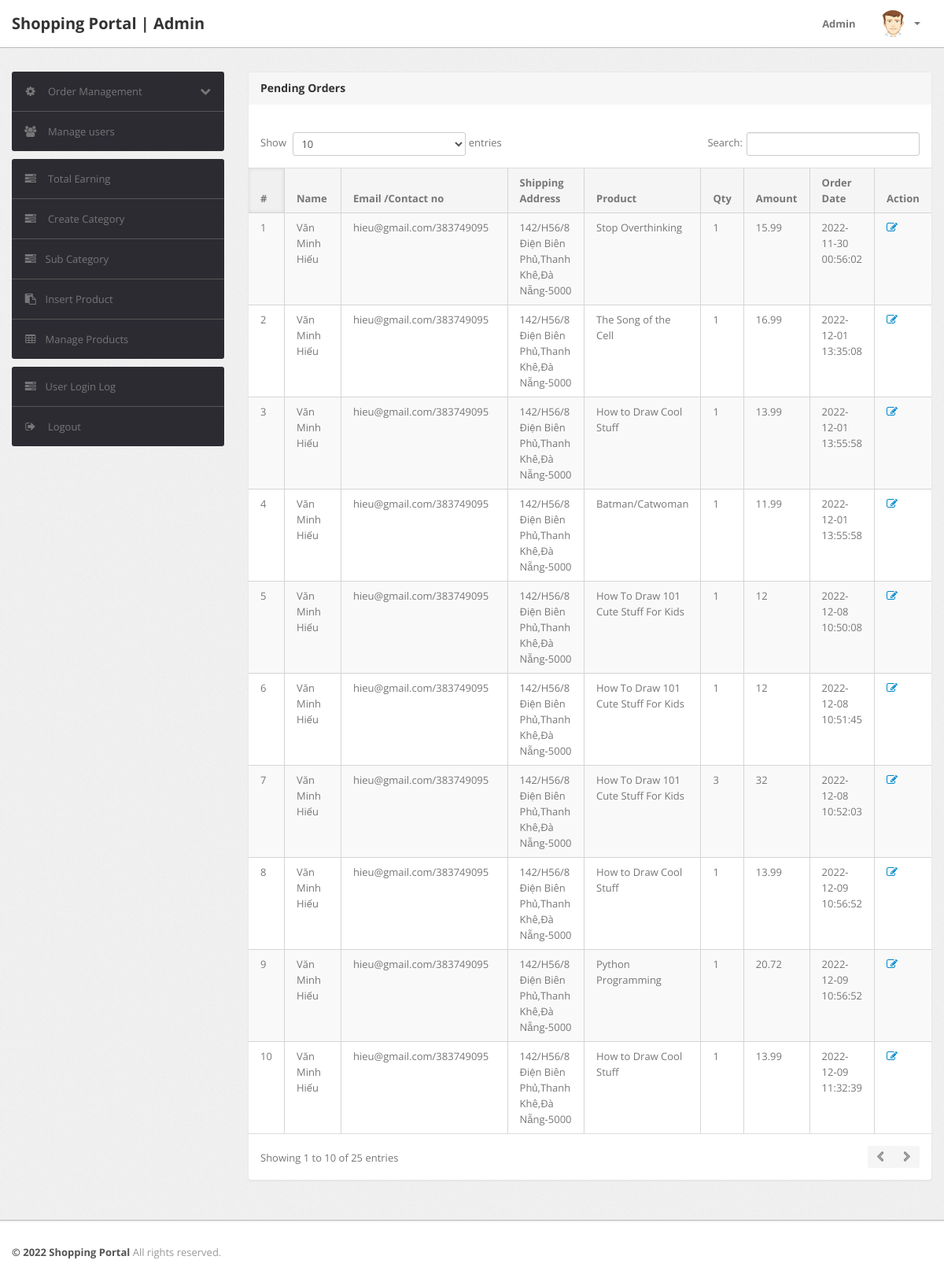
/admin/pending-orders.php (signed in), run on the app's committed database.
### tables this page shows
CREATE TABLE `orders` (
  `id` int(11) NOT NULL,
  `userId` int(11) DEFAULT NULL,
  `productId` varchar(255) DEFAULT NULL,
  `quantity` int(11) DEFAULT NULL,
  `orderDate` timestamp NOT NULL DEFAULT current_timestamp(),
  `paymentMethod` varchar(50) DEFAULT NULL,
  `orderStatus` varchar(55) DEFAULT NULL
);

CREATE TABLE `users` (
  `id` int(11) NOT NULL,
  `name` varchar(255) DEFAULT NULL,
  `email` varchar(255) DEFAULT NULL,
  `contactno` bigint(11) DEFAULT NULL,
  `password` varchar(255) DEFAULT NULL,
  `shippingAddress` longtext DEFAULT NULL,
  `shippingState` varchar(255) DEFAULT NULL,
  `shippingCity` varchar(255) DEFAULT NULL,
  `shippingPincode` int(11) DEFAULT NULL,
  `billingAddress` longtext DEFAULT NULL,
  `billingState` varchar(255) DEFAULT NULL,
  `billingCity` varchar(255) DEFAULT NULL,
  `billingPincode` int(11) DEFAULT NULL,
  `regDate` timestamp NOT NULL DEFAULT current_timestamp(),
  `updationDate` varchar(255) DEFAULT NULL
);

CREATE TABLE `products` (
  `id` int(11) NOT NULL,
  `category` int(11) NOT NULL,
  `subCategory` int(11) DEFAULT NULL,
  `productName` varchar(255) DEFAULT NULL,
  `productCompany` varchar(255) DEFAULT NULL,
  `productPrice` double(8,2) DEFAULT NULL,
  `productPriceBeforeDiscount` double(8,2) DEFAULT NULL,
  `productDescription` longtext DEFAULT NULL,
  `productImage1` varchar(255) DEFAULT NULL,
  `productImage2` varchar(255) DEFAULT NULL,
  `productImage3` varchar(255) DEFAULT NULL,
  `shippingCharge` int(11) DEFAULT NULL,
  `productAvailability` varchar(255) DEFAULT NULL,
  `postingDate` timestamp NULL DEFAULT current_timestamp(),
  `updationDate` varchar(255) DEFAULT NULL
);

### admin/pending-orders.php (the view, shortened to what this page needs)
<?php
include('include/config.php');
if(strlen($_SESSION['alogin'])==0)
	{
header('location:index.php');
}
else{
?>
<!DOCTYPE html>
<html lang="en">
<head>
	<link type="text/css" href="bootstrap/css/bootstrap.min.css" rel="stylesheet">
	<link type="text/css" href="bootstrap/css/bootstrap-responsive.min.css" rel="stylesheet">
	<link type="text/css" href="css/theme.css" rel="stylesheet">
	<link type="text/css" href="images/icons/css/font-awesome.css" rel="stylesheet">
</head>
<body>
<?php include('include/header.php');?>
	<div class="wrapper">
		<div class="container">
			<div class="row">
<?php include('include/sidebar.php');?>
			<div class="span9">
					<div class="content">
	<div class="module">
							<div class="module-head">
								<h3>Pending Orders</h3>
							</div>
							<div class="module-body table">
									<br />
								<table cellpadding="0" cellspacing="0" border="0" class="datatable-1 table table-bordered table-striped	 display table-responsive" >
									<thead>
										<tr>
											<th>#</th>
											<th> Name</th>
											<th width="50">Email /Contact no</th>
											<th>Shipping Address</th>
											<th>Product </th>
											<th>Qty </th>
											<th>Amount </th>
											<th>Order Date</th>
											<th>Action</th>
										</tr>
									</thead>
<tbody>
<?php
$status='Delivered';
$query=mysqli_query($con,"select users.name as username,users.email as useremail,users.contactno as usercontact,users.shippingAddress as shippingaddress,users.shippingCity as shippingcity,users.shippingState as shippingstate,users.shippingPincode as shippingpincode,products.productName as productname,products.shippingCharge as shippingcharge,orders.quantity as quantity,orders.orderDate as orderdate,products.productPrice as productprice,orders.id as id  from orders join users on  orders.userId=users.id join products on products.id=orders.productId where orders.	orderStatus!='$status' or orders.orderStatus is null");
$cnt=1;
while($row=mysqli_fetch_array($query))
{
?>
										<tr>
											<td><?php echo htmlentities($cnt);?></td>
											<td><?php echo htmlentities($row['username']);?></td>
<td><?php echo htmlentities($row['useremail']);?>/<?php echo htmlentities($row['usercontact']);?></td>
<td><?php echo htmlentities($row['shippingaddress'].",".$row['shippingcity'].",".$row['shippingstate']."-".$row['shippingpincode']);?></td>
											<td><?php echo htmlentities($row['productname']);?></td>
											<td><?php echo htmlentities($row['quantity']);?></td>
											<td><?php echo htmlentities($row['quantity']*$row['productprice']+$row['shippingcharge']);?></td>
											<td><?php echo htmlentities($row['orderdate']);?></td>
											<td>   <a href="updateorder.php?oid=<?php echo htmlentities($row['id']);?>" title="Update order" target="_blank"><i class="icon-edit"></i></a>
											</td>
											</tr>
										<?php $cnt=$cnt+1; } ?>
										</tbody>
								</table>
							</div>
						</div>
					</div>
				</div>
			</div>
		</div>
	</div>
<?php include('include/footer.php');?>
</body>
<?php } ?>

### data on the page
orders: userId.name "Văn Minh Hiếu", userId.email "hieu@gmail.com", userId.contactno "383749095", userId.shippingPincode "142/H56/8 Điện Biên Phủ,Thanh Khê,Đà Nẵng-5000", productId.productName "Stop Overthinking", quantity "1", $row['quantity']*$row['productprice']+$row['shippingcharge'] "15.99", orderDate "2022-11-30 00:56:02"
orders: userId.name "Văn Minh Hiếu", userId.email "hieu@gmail.com", userId.contactno "383749095", userId.shippingPincode "142/H56/8 Điện Biên Phủ,Thanh Khê,Đà Nẵng-5000", productId.productName "The Song of the Cell", quantity "1", $row['quantity']*$row['productprice']+$row['shippingcharge'] "16.99", orderDate "2022-12-01 13:35:08"
orders: userId.name "Văn Minh Hiếu", userId.email "hieu@gmail.com", userId.contactno "383749095", userId.shippingPincode "142/H56/8 Điện Biên Phủ,Thanh Khê,Đà Nẵng-5000", productId.productName "How to Draw Cool Stuff", quantity "1", $row['quantity']*$row['productprice']+$row['shippingcharge'] "13.99", orderDate "2022-12-01 13:55:58"
orders: userId.name "Văn Minh Hiếu", userId.email "hieu@gmail.com", userId.contactno "383749095", userId.shippingPincode "142/H56/8 Điện Biên Phủ,Thanh Khê,Đà Nẵng-5000", productId.productName "Batman/Catwoman", quantity "1", $row['quantity']*$row['productprice']+$row['shippingcharge'] "11.99", orderDate "2022-12-01 13:55:58"
orders: userId.name "Văn Minh Hiếu", userId.email "hieu@gmail.com", userId.contactno "383749095", userId.shippingPincode "142/H56/8 Điện Biên Phủ,Thanh Khê,Đà Nẵng-5000", productId.productName "How To Draw 101 Cute Stuff For Kids", quantity "1", $row['quantity']*$row['productprice']+$row['shippingcharge'] "12", orderDate "2022-12-08 10:50:08"
orders: userId.name "Văn Minh Hiếu", userId.email "hieu@gmail.com", userId.contactno "383749095", userId.shippingPincode "142/H56/8 Điện Biên Phủ,Thanh Khê,Đà Nẵng-5000", productId.productName "How To Draw 101 Cute Stuff For Kids", quantity "1", $row['quantity']*$row['productprice']+$row['shippingcharge'] "12", orderDate "2022-12-08 10:51:45"
orders: userId.name "Văn Minh Hiếu", userId.email "hieu@gmail.com", userId.contactno "383749095", userId.shippingPincode "142/H56/8 Điện Biên Phủ,Thanh Khê,Đà Nẵng-5000", productId.productName "How To Draw 101 Cute Stuff For Kids", quantity "3", $row['quantity']*$row['productprice']+$row['shippingcharge'] "32", orderDate "2022-12-08 10:52:03"
orders: userId.name "Văn Minh Hiếu", userId.email "hieu@gmail.com", userId.contactno "383749095", userId.shippingPincode "142/H56/8 Điện Biên Phủ,Thanh Khê,Đà Nẵng-5000", productId.productName "How to Draw Cool Stuff", quantity "1", $row['quantity']*$row['productprice']+$row['shippingcharge'] "13.99", orderDate "2022-12-09 10:56:52"
orders: userId.name "Văn Minh Hiếu", userId.email "hieu@gmail.com", userId.contactno "383749095", userId.shippingPincode "142/H56/8 Điện Biên Phủ,Thanh Khê,Đà Nẵng-5000", productId.productName "Python Programming", quantity "1", $row['quantity']*$row['productprice']+$row['shippingcharge'] "20.72", orderDate "2022-12-09 10:56:52"
orders: userId.name "Văn Minh Hiếu", userId.email "hieu@gmail.com", userId.contactno "383749095", userId.shippingPincode "142/H56/8 Điện Biên Phủ,Thanh Khê,Đà Nẵng-5000", productId.productName "How to Draw Cool Stuff", quantity "1", $row['quantity']*$row['productprice']+$row['shippingcharge'] "13.99", orderDate "2022-12-09 11:32:39"
